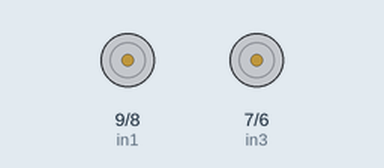
This sketch was run on a simulated Arduino Uno, built with avr-gcc and run on an emulated ATmega328P. Parts: motor-driver pin pairs drawn as motors (green arrow = first pin HIGH = forward, orange = second pin HIGH = backward, longer = more drive, scaled by the enable pin). What the sketch prints to the serial monitor is not drawn.

Above: at 2.5 s.
Timing chart, 0 to 22.5 s (numbered marks = the images above):
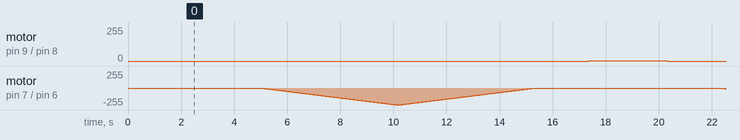

The sketch:

two_motors_speed_hdrive.ino
```cpp
/*
 Ejemplo de Control de Motores DC con el modulo L298N
 Creado EL 09/05/17 para PROYECTOSCONARDUINO.COM
*/

// Motor A
int enA = 10;  // Pin habilita motor B - PWM
int in1 = 9;  // Pin que controla el sentido de giro
int in2 = 8;  // Pin que controla el sentido de giro

// Motor B
int enB = 5;  // Pin habilita motor B - PWM
int in3 = 7;  // Pin que controla el sentido de giro
int in4 = 6;  // Pin que controla el sentido de giro

void setup ()
{
  // Configura todos los pines como salida
  pinMode(enB, OUTPUT);
  pinMode(enA, OUTPUT);
  pinMode(in1, OUTPUT);
  pinMode(in2, OUTPUT);
  pinMode(in3, OUTPUT);
  pinMode(in4, OUTPUT);
}

void VelocidadFija()
{
  // Gira el Motor A en ambas direcciones a una velocidad fija
  // Gira el motor A en sentido horario
  digitalWrite(in1, HIGH);
  digitalWrite(in2, LOW);
  delay(3000); // Giramos los motores por 3 segundos

  // Detenemos el Motor A
  digitalWrite(in1, LOW);
  digitalWrite(in2, LOW);
}

void VelocidadVariable()
{
  // Giramos el Motor B en un rango de velocidad
  // Usamos PWM para enviar analogWrite() y controlar la maxima velocidad posible

  // Giramos los motores en un sentido
  digitalWrite(in3, LOW);
  digitalWrite(in4, HIGH);

  // Aceleramos desde 0 hasta la velocidad maxima
  for(int i = 0; i < 255; i++)
  {
    analogWrite(enA, i); // Usamos PWM para variar la velocidad
    analogWrite(enB, i); // Usamos PWM para variar la velocidad
    Serial.print("Velocidad: ");
    Serial.println(i);
    delay(20);
  }

  // Desaceleramos desde la velocidad maxima hasta llegar a 0
  for(int i = 255; i > 0; i--)
  {
    analogWrite(enA, i); // Usamos PWM para variar la velocidad
    analogWrite(enB, i); // Usamos PWM para variar la velocidad
    Serial.print("Velocidad: ");
    Serial.println(i);
    delay(20);
  }

  // Detenemos los motores
  digitalWrite(in3, LOW);
  digitalWrite(in4, LOW);
}


void loop()
{
  Serial.begin (9600);       // inicializa el puerto seria a 9600 baudios
  VelocidadFija();
  Serial.println("Inicia Prueba de Velocidad Fija");
  delay(2000);
  VelocidadVariable();
  Serial.println("Inicia Prueba de Velocidad Variable");
  delay(2000);
}
```

Measured:
- by itself, motor on pin 9 (in1) / pin 8 (in2): alternates forward 1/255 for 3.0 s and stopped for 14.3 s
